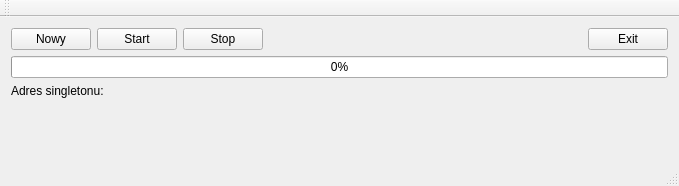
<?xml version="1.0" encoding="UTF-8"?>
<ui version="4.0">
 <class>MainWindow</class>
 <widget class="QMainWindow" name="MainWindow">
  <property name="geometry">
   <rect>
    <x>0</x>
    <y>0</y>
    <width>679</width>
    <height>186</height>
   </rect>
  </property>
  <property name="maximumSize">
   <size>
    <width>16777215</width>
    <height>1000000</height>
   </size>
  </property>
  <property name="windowTitle">
   <string>Progress Bar</string>
  </property>
  <widget class="QWidget" name="centralWidget">
   <property name="maximumSize">
    <size>
     <width>16777215</width>
     <height>16777215</height>
    </size>
   </property>
   <layout class="QVBoxLayout" name="verticalLayout">
    <item>
     <layout class="QHBoxLayout" name="horizontalLayout">
      <property name="spacing">
       <number>6</number>
      </property>
      <item>
       <widget class="QPushButton" name="newButton">
        <property name="text">
         <string>Nowy</string>
        </property>
       </widget>
      </item>
      <item>
       <widget class="QPushButton" name="startButton">
        <property name="text">
         <string>Start</string>
        </property>
       </widget>
      </item>
      <item>
       <widget class="QPushButton" name="stopButton">
        <property name="text">
         <string>Stop</string>
        </property>
       </widget>
      </item>
      <item>
       <spacer name="horizontalSpacer">
        <property name="orientation">
         <enum>Qt::Horizontal</enum>
        </property>
        <property name="sizeHint" stdset="0">
         <size>
          <width>40</width>
          <height>20</height>
         </size>
        </property>
       </spacer>
      </item>
      <item>
       <widget class="QPushButton" name="exitButton">
        <property name="text">
         <string>Exit</string>
        </property>
       </widget>
      </item>
     </layout>
    </item>
    <item>
     <widget class="QProgressBar" name="progressBar">
      <property name="value">
       <number>0</number>
      </property>
     </widget>
    </item>
    <item>
     <widget class="QLabel" name="label">
      <property name="text">
       <string>Adres singletonu: </string>
      </property>
     </widget>
    </item>
    <item>
     <spacer name="verticalSpacer">
      <property name="orientation">
       <enum>Qt::Vertical</enum>
      </property>
      <property name="sizeHint" stdset="0">
       <size>
        <width>20</width>
        <height>40</height>
       </size>
      </property>
     </spacer>
    </item>
   </layout>
  </widget>
  <widget class="QMenuBar" name="menuBar">
   <property name="geometry">
    <rect>
     <x>0</x>
     <y>0</y>
     <width>679</width>
     <height>26</height>
    </rect>
   </property>
  </widget>
  <widget class="QToolBar" name="mainToolBar">
   <attribute name="toolBarArea">
    <enum>TopToolBarArea</enum>
   </attribute>
   <attribute name="toolBarBreak">
    <bool>false</bool>
   </attribute>
  </widget>
  <widget class="QStatusBar" name="statusBar"/>
 </widget>
 <layoutdefault spacing="6" margin="11"/>
 <resources/>
 <connections/>
</ui>
